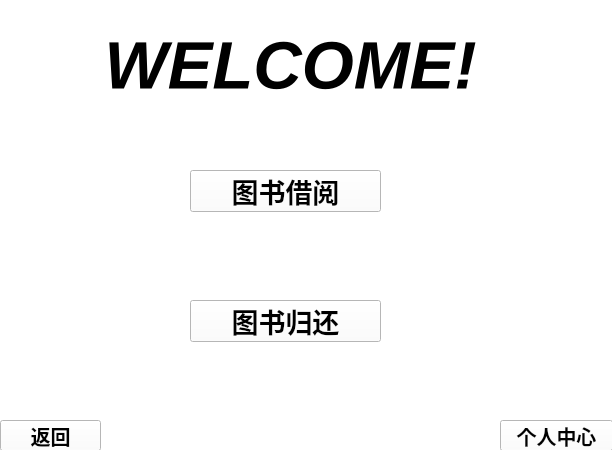
<?xml version="1.0" encoding="UTF-8"?>
<ui version="4.0">
 <class>UserWindow</class>
 <widget class="QWidget" name="UserWindow">
  <property name="geometry">
   <rect>
    <x>0</x>
    <y>0</y>
    <width>612</width>
    <height>450</height>
   </rect>
  </property>
  <property name="windowTitle">
   <string>Form</string>
  </property>
  <property name="styleSheet">
   <string notr="true">background-color:white</string>
  </property>
  <widget class="QPushButton" name="person_center_pushbutton">
   <property name="enabled">
    <bool>true</bool>
   </property>
   <property name="geometry">
    <rect>
     <x>500</x>
     <y>420</y>
     <width>113</width>
     <height>31</height>
    </rect>
   </property>
   <property name="font">
    <font>
     <pointsize>15</pointsize>
     <weight>75</weight>
     <bold>true</bold>
    </font>
   </property>
   <property name="text">
    <string>个人中心</string>
   </property>
   <property name="autoDefault">
    <bool>true</bool>
   </property>
  </widget>
  <widget class="QPushButton" name="retrun_pushbutton">
   <property name="enabled">
    <bool>true</bool>
   </property>
   <property name="geometry">
    <rect>
     <x>0</x>
     <y>420</y>
     <width>101</width>
     <height>31</height>
    </rect>
   </property>
   <property name="font">
    <font>
     <pointsize>15</pointsize>
     <weight>75</weight>
     <bold>true</bold>
    </font>
   </property>
   <property name="text">
    <string>返回</string>
   </property>
  </widget>
  <widget class="QLabel" name="label">
   <property name="geometry">
    <rect>
     <x>20</x>
     <y>10</y>
     <width>541</width>
     <height>111</height>
    </rect>
   </property>
   <property name="sizePolicy">
    <sizepolicy hsizetype="Fixed" vsizetype="Fixed">
     <horstretch>0</horstretch>
     <verstretch>0</verstretch>
    </sizepolicy>
   </property>
   <property name="font">
    <font>
     <pointsize>50</pointsize>
     <weight>75</weight>
     <italic>true</italic>
     <bold>true</bold>
     <underline>false</underline>
    </font>
   </property>
   <property name="frameShape">
    <enum>QFrame::NoFrame</enum>
   </property>
   <property name="frameShadow">
    <enum>QFrame::Plain</enum>
   </property>
   <property name="text">
    <string>WELCOME!</string>
   </property>
   <property name="textFormat">
    <enum>Qt::AutoText</enum>
   </property>
   <property name="scaledContents">
    <bool>false</bool>
   </property>
   <property name="alignment">
    <set>Qt::AlignCenter</set>
   </property>
   <property name="wordWrap">
    <bool>false</bool>
   </property>
  </widget>
  <widget class="QPushButton" name="borrow_books_pushbutton">
   <property name="geometry">
    <rect>
     <x>190</x>
     <y>170</y>
     <width>191</width>
     <height>42</height>
    </rect>
   </property>
   <property name="font">
    <font>
     <pointsize>20</pointsize>
     <weight>75</weight>
     <bold>true</bold>
    </font>
   </property>
   <property name="text">
    <string>图书借阅</string>
   </property>
  </widget>
  <widget class="QPushButton" name="returnbooks_pushbutton">
   <property name="geometry">
    <rect>
     <x>190</x>
     <y>300</y>
     <width>191</width>
     <height>42</height>
    </rect>
   </property>
   <property name="font">
    <font>
     <pointsize>20</pointsize>
     <weight>75</weight>
     <bold>true</bold>
    </font>
   </property>
   <property name="text">
    <string>图书归还</string>
   </property>
  </widget>
 </widget>
 <resources/>
 <connections/>
</ui>
